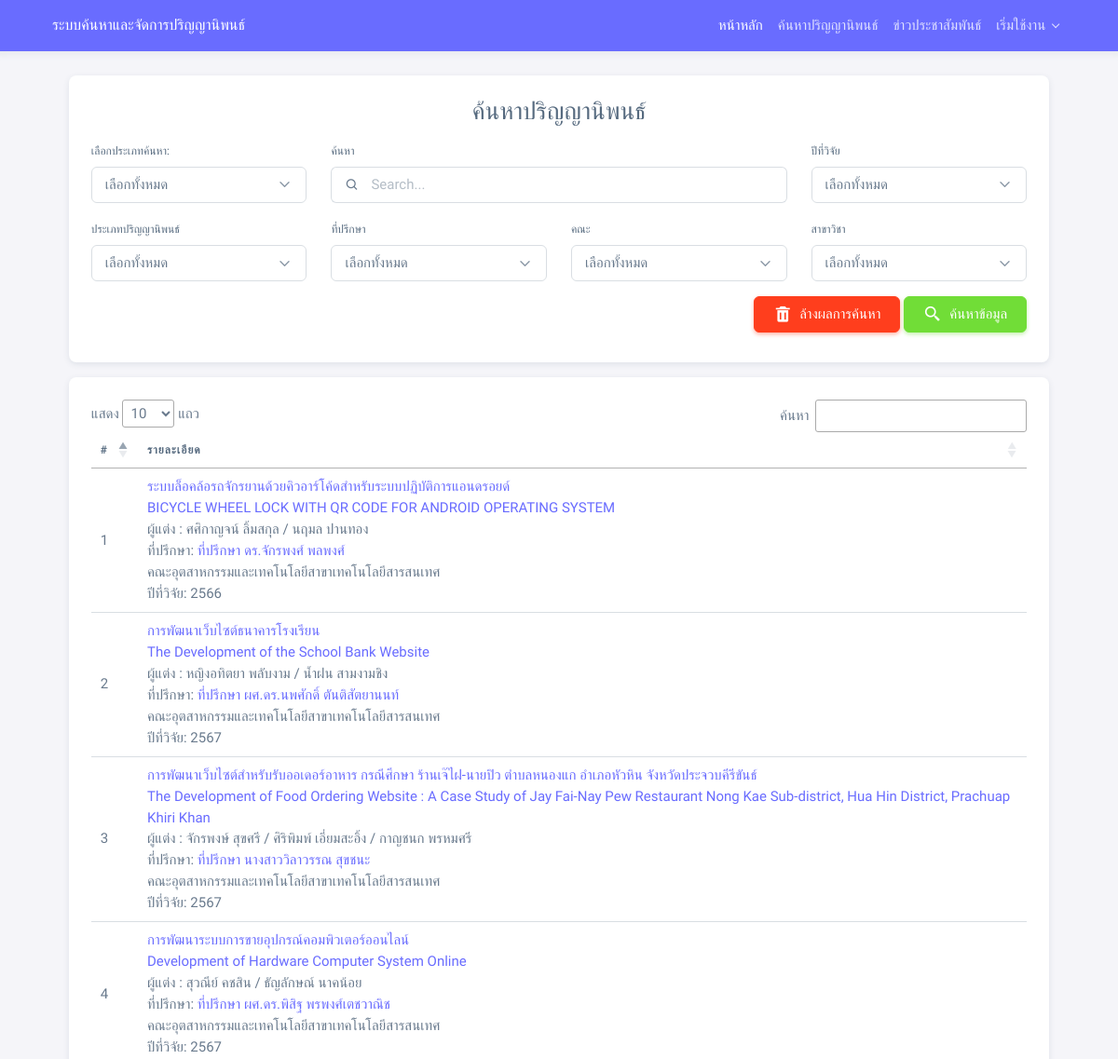
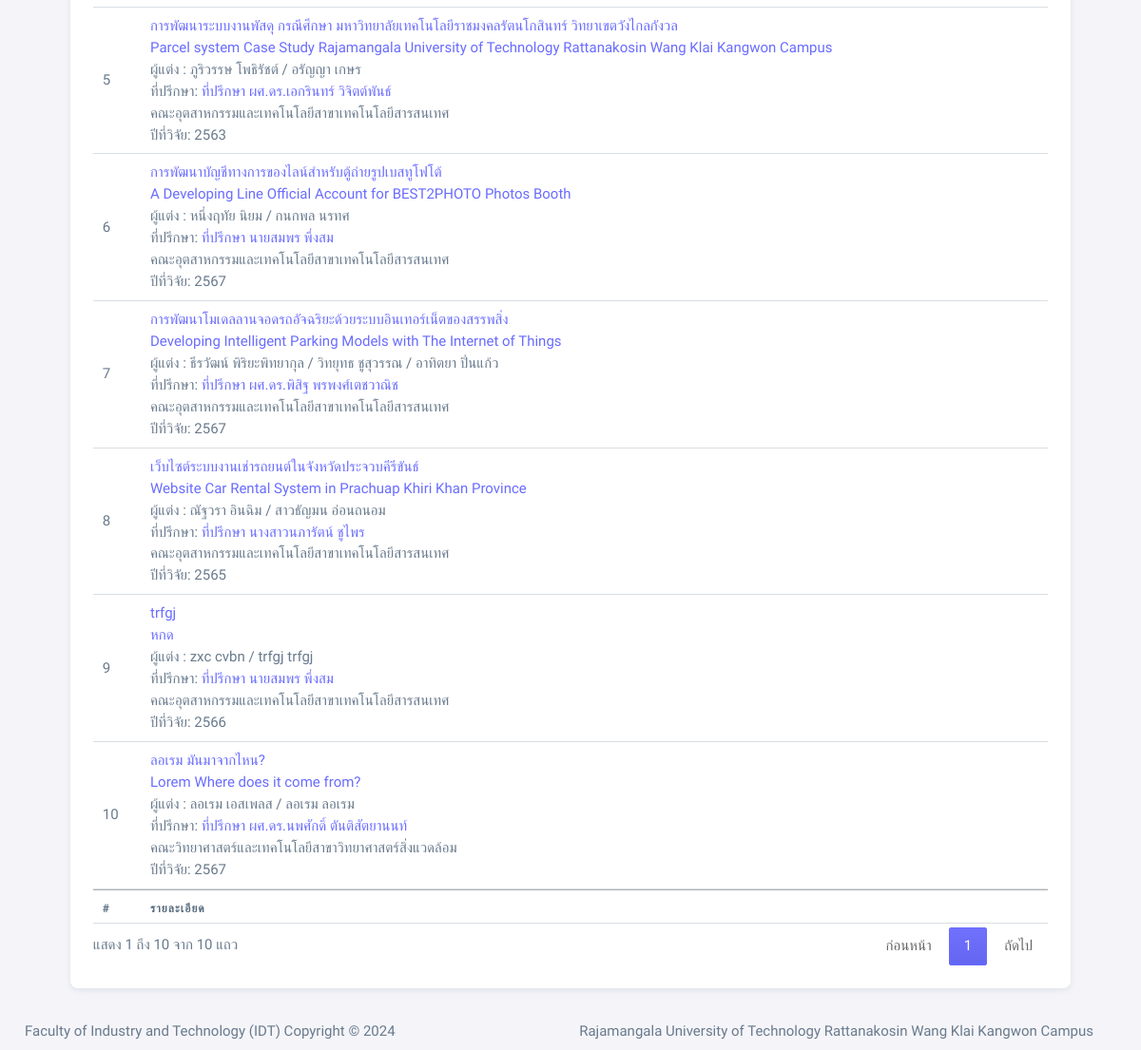
/searching.php, run on the app's committed database (2 pictures, top to bottom).
### tables this page shows
CREATE TABLE `thesis` (
  `thesis_id` int(11) NOT NULL COMMENT 'ไอดีงานวิจัย',
  `thesis_name1` varchar(255) DEFAULT NULL COMMENT 'ชื่องานวิจัยไทย',
  `thesis_name2` varchar(255) DEFAULT NULL COMMENT 'ชื่องานวิจัยอังกฤษ',
  `thesis_des` text DEFAULT NULL COMMENT 'รายละเอียดงานวิจัยคร่าวๆ',
  `thesis_keyword` varchar(255) DEFAULT NULL COMMENT 'คีย์เวิร์ด',
  `thesis_year` int(11) DEFAULT NULL COMMENT 'ปีที่วิจัย',
  `thesis_status` enum('0','1','2') NOT NULL COMMENT 'สถานะงานวิจัย 0รอยืนยัน 1ยืนยัแล้ว 2ไม่ยืนยันแก้ไขใหม่',
  `typethesis_id` int(11) DEFAULT NULL COMMENT 'ไอดีประเภทงานวิจัย',
  `Advisor_id` int(10) NOT NULL,
  `faculty_id` int(10) NOT NULL,
  `branch_id` int(10) NOT NULL,
  `thesis_file` varchar(255) NOT NULL,
  `m_id` int(10) NOT NULL COMMENT 'ไอดีผู้ลง',
  `thesis_view` int(10) NOT NULL,
  `thesis_reason` text NOT NULL COMMENT 'หมายเหตุกรณีงานวิจัยไม่ผ่าน'
);

### searching.php (the view, shortened to what this page needs)
<?php include('./head.php');
$where = "";
isset($_GET['search']) ? $search = $_GET['search'] : $search = "";
isset($_GET['searchType']) ? $searchType = $_GET['searchType'] : $searchType = "";
if ($searchType === 'thesis_name') {
  $where .= " AND (thesis.thesis_name1 LIKE '%" . $search . "%') ";
} elseif ($searchType === 'thesis_keyword') {
  $where .= " AND (thesis.thesis_keyword LIKE '%" . $search . "%') ";
} elseif ($searchType === 'thesis_des') {
  $where .= " AND (thesis.thesis_des LIKE '%" . $search . "%') ";
} elseif ($searchType === 'author') {
  $where .= " AND (CONCAT(author.author_name1, ' ', author.author_name2)  LIKE '%" . $search . "%') ";
} else {
  $where .= " AND (
                thesis.thesis_name1 LIKE '%" . $search . "%'
                OR thesis.thesis_name2 LIKE '%" . $search . "%'
                OR thesis.thesis_des LIKE '%" . $search . "%'
                OR thesis.thesis_keyword LIKE '%" . $search . "%'
             OR (CONCAT(author.author_name1, ' ', author.author_name2)  LIKE '%" . $search . "%')
              ) ";
}
$sql_search = "SELECT
thesis.thesis_id,
thesis.thesis_name1,
thesis.thesis_name2,
type_thesis.typethesis_name,
thesis.thesis_des,
thesis.thesis_keyword,
thesis.thesis_year,
thesis.thesis_view,
thesis.thesis_status,
thesis.thesis_file,
type_thesis.typethesis_id,
type_thesis.typethesis_name,
Advisor.Advisor_id,
prefix.prefix_id,
prefix.prefix_name,
COUNT(author.author_id) AS num_authors,
GROUP_CONCAT( CONCAT(author.author_name1, ' ', author.author_name2) SEPARATOR ' / ') AS author_full_names,
CONCAT('ที่ปรึกษา ',prefix.prefix_name,'', Advisor.Advisor_name1, ' ', Advisor.Advisor_name2) AS Advisor_full_name,
CONCAT('คณะ',faculty.faculty_name, 'สาขา', branch.branch_name) AS Agency
  FROM
      thesis
      JOIN
        type_thesis ON thesis.typethesis_id = type_thesis.typethesis_id
      JOIN
        Advisor ON thesis.Advisor_id = Advisor.Advisor_id
      JOIN
        author ON thesis.thesis_id = author.thesis_id
      JOIN
        prefix ON Advisor.prefix_id = prefix.prefix_id
      JOIN
        faculty ON thesis.faculty_id = faculty.faculty_id
      JOIN
        branch ON thesis.branch_id = branch.branch_id
  WHERE thesis.thesis_status = '1' {$where}
  GROUP BY
      thesis.thesis_id";
$result_search = mysqli_query($conn, $sql_search);
?>
<body>
  <div class="layout-wrapper layout-content-navbar layout-without-menu">
    <div class="layout-container">
      <div class="layout-page">
        <?php include('./navbar.php'); ?>
        <div class="content-wrapper">
          <div class="container-fluid flex-grow-1 container-p-y">
            <div class="col-lg-11 m-auto">
              <div class="card mb-3">
                <div class="card-body">
                  <div class="col-lg-12">
                    <div class="h3 text-center">
                      ค้นหาปริญญานิพนธ์
                    </div>
                  </div>
                  <div class="col-lg-12 mb-2">
                    <form action="<?= $_SERVER['PHP_SELF']; ?>" method="get">
                      <div class="row">
                        <div class="col-lg-3 col-sm-12">
                          <label class="form-label" for="searchType">เลือกประเภทค้นหา:</label>
                          <select id="searchType" name="searchType" class="form-select">
                            <option value="" <?= !empty($_GET['searchType']) ? htmlspecialchars($_GET['searchType']) : ''; ?>>เลือกทั้งหมด</option>
                          </select>
                        </div>
                        <div class="col-lg-6 col-sm-12 mb-3">
                          <label class="form-label" for="inputGroupSelect01">ค้นหา</label>
                          <div class="input-group input-group-merge">
                            <span class="input-group-text" id="basic-addon-search31"><i class="bx bx-search"></i></span>
                            <input name="search" type="text" class="form-control" placeholder="Search..." aria-label="Search..." aria-describedby="basic-addon-search31" value="<?= isset($_GET['search']) ? htmlspecialchars($_GET['search']) : ''; ?>" />
                          </div>
                        </div>
                        <div class="col-lg-3 col-sm-12 mb-3">
                          <label class="form-label" for="inputGroupSelect01">ปีที่วิจัย</label>
                          <select id="thesis_year" name="year" class="form-select select2" data-allow-clear="true">
                            <option selected value="">เลือกทั้งหมด</option>
                          </select>
                        </div>
                        <div class="col-lg-3 col-sm-12 mb-3">
                          <label class="form-label" for="inputGroupSelect01">ประเภทปริญญานิพนธ์</label>
                          <select name="typethesis" class="form-select">
                            <option selected value="">เลือกทั้งหมด</option>
                          </select>
                        </div>
                        <div class="col-lg-3 col-sm-12 mb-3">
                          <label class="form-label" for="inputGroupSelect01">ที่ปรึกษา</label>
                          <select name="advisor" class="form-select">
                            <option selected value="">เลือกทั้งหมด</option>
                          </select>
                        </div>
                        <div class="col-lg-3 col-sm-12 mb-3">
                          <label class="form-label" for="inputGroupSelect01">คณะ</label>
                          <select name="faculty" id="faculty" class="form-select">
                            <option selected value="">เลือกทั้งหมด</option>
                          </select>
                        </div>
                        <div class="col-lg-3 col-sm-12 mb-3">
                          <label class="form-label" for="inputGroupSelect01">สาขาวิชา</label>
                          <select name="branch" id="branch" class="form-select">
                            <option value="">เลือกทั้งหมด</option>
                          </select>
                        </div>
                      </div>
                      <div class="text-end">
                        <button type="button" class="btn btn-danger" onclick="clearGetParams()"><i class='bx bxs-trash menu-icon tf-icons'> </i>ล้างผลการค้นหา</button>
                        <button class="btn btn-success" type="submit"> <i class='bx bx-search-alt-2 menu-icon tf-icons'> </i> ค้นหาข้อมูล</button>
                      </div>
                    </form>
                  </div>
                </div>
              </div>
              <div class="card">
                <div class="card-body">
                  <table id="example" class="table" style="width:100%">
                    <thead>
                      <tr>
                        <th width="5%">#</th>
                        <th>รายละเอียด</th>
                      </tr>
                    </thead>
                    <tbody>
                      <?php
                      $SOLO = 1;
                      if ($result_search->num_rows > 0) {
                        while ($row_search = $result_search->fetch_assoc()) { ?>
                          <tr>
                            <td><?php echo $SOLO++ ?></td>
                            <td>
                              <div class="text-nowrap"><a href="thesis_detail.php?id=<?php echo $row_search["thesis_id"] ?>"><?php echo $row_search["thesis_name1"] ?></a></div>
                              <div><a href="thesis_detail.php?id=<?php echo $row_search["thesis_id"] ?>"><?php echo $row_search["thesis_name2"] ?></a></div>
                              <div>ผู้แต่ง : <?php echo $row_search["author_full_names"] ?></div>
                              ที่ปรึกษา: <a href="index.php?advisor=<?php echo $row_search['Advisor_id'] ?>"><?php echo $row_search["Advisor_full_name"] ?></a><br>
                              <?php echo ($row_search['Agency'] == null) ? "ไม่มีข้อมูล" : $row_search['Agency']; ?></a><br>
                              ปีที่วิจัย: <?php echo ($row_search['thesis_year'] == null) ? "ไม่มีข้อมูล" : $row_search['thesis_year']; ?></a><br>
                            </td>
                          </tr>
                      <?php }
                      }
                      ?>
                    </tbody>
                    <tfoot>
                      <tr>
                        <th width="5%">#</th>
                        <th>รายละเอียด</th>
                      </tr>
                    </tfoot>
                  </table>
                </div>
              </div>
            </div>
          </div>
          <?php include("./footer.php"); ?>
        </div>
      </div>
    </div>
  </div>
</body>
</html>

### data on the page
thesis: thesis_name1 "ระบบล็อคล้อรถจักรยานด้วยคิวอาร์โค้ดสำหรับระบบปฏิบัติการแอนดรอยด์", thesis_name2 "BICYCLE WHEEL LOCK WITH QR CODE FOR ANDROID OPERATING SYSTEM", author_full_names "ศศิกาญจน์ ลิ้มสกุล / นฤมล ปานทอง", Advisor_full_name "ที่ปรึกษา ดร.จักรพงศ์ พลพงศ์", Agency "คณะอุตสาหกรรมและเทคโนโลยีสาขาเทคโนโลยีสารสนเทศ", thesis_year "2566"
thesis: thesis_name1 "การพัฒนาเว็บไซต์ธนาคารโรงเรียน", thesis_name2 "The Development of the School Bank Website", author_full_names "หญิงอทิตยา พลับงาม / น้ำฝน สามงามชิง", Advisor_full_name "ที่ปรึกษา ผศ.ดร.นพศักดิ์ ตันติสัตยานนท์", Agency "คณะอุตสาหกรรมและเทคโนโลยีสาขาเทคโนโลยีสารสนเทศ", thesis_year "2567"
thesis: thesis_name1 "การพัฒนาเว็บไซต์สำหรับรับออเดอร์อาหาร กรณีศึกษา ร้านเจ๊ไฝ-นายปิว ตำบลหนองแก อำเภอหัวหิน จังหวัดประจวบคีรีขันธ์", thesis_name2 "The Development of Food Ordering Website : A Case Study of Jay Fai-Nay Pew Restaurant Nong Kae Sub-district, Hua Hin District, Prachuap Khiri Khan", author_full_names "จักรพงษ์ สุขศรี / ศิริพิมพ์ เอี่ยมสะอิ้ง / กาญชนก พรหมศรี", Advisor_full_name "ที่ปรึกษา นางสาววิลาวรรณ สุขชนะ", Agency "คณะอุตสาหกรรมและเทคโนโลยีสาขาเทคโนโลยีสารสนเทศ", thesis_year "2567"
thesis: thesis_name1 "การพัฒนาระบบการขายอุปกรณ์คอมพิวเตอร์ออนไลน์", thesis_name2 "Development of Hardware Computer System Online", author_full_names "สุวณีย์ คชสิน / ธัญลักษณ์ นาคน้อย", Advisor_full_name "ที่ปรึกษา ผศ.ดร.พิสิฐ พรพงศ์เตชวาณิช", Agency "คณะอุตสาหกรรมและเทคโนโลยีสาขาเทคโนโลยีสารสนเทศ", thesis_year "2567"
thesis: thesis_name1 "การพัฒนาระบบงานพัสดุ กรณีศึกษา มหาวิทยาลัยเทคโนโลยีราชมงคลรัตนโกสินทร์ วิทยาเขตวังไกลกังวล", thesis_name2 "Parcel system Case Study Rajamangala University of Technology Rattanakosin Wang Klai Kangwon Campus", author_full_names "ภูริวรรษ โพธิรัชต์ / อรัญญา เกษร", Advisor_full_name "ที่ปรึกษา ผศ.ดร.เอกรินทร์ วิจิตต์พันธ์", Agency "คณะอุตสาหกรรมและเทคโนโลยีสาขาเทคโนโลยีสารสนเทศ", thesis_year "2563"
thesis: thesis_name1 "การพัฒนาบัญชีทางการของไลน์สำหรับตู้ถ่ายรูปเบสทูโฟโต้", thesis_name2 "A Developing Line Official Account for BEST2PHOTO Photos Booth", author_full_names "หนึ่งฤทัย นิยม / กนกพล นรทศ", Advisor_full_name "ที่ปรึกษา นายสมพร พึ่งสม", Agency "คณะอุตสาหกรรมและเทคโนโลยีสาขาเทคโนโลยีสารสนเทศ", thesis_year "2567"
thesis: thesis_name1 "การพัฒนาโมเดลลานจอดรถอัจฉริยะด้วยระบบอินเทอร์เน็ตของสรรพสิ่ง", thesis_name2 "Developing Intelligent Parking Models with The Internet of Things", author_full_names "ธีรวัฒน์ พิริยะพิทยากุล / วิทยุทธ ชูสุวรรณ / อาทิตยา ปิ่นแก้ว", Advisor_full_name "ที่ปรึกษา ผศ.ดร.พิสิฐ พรพงศ์เตชวาณิช", Agency "คณะอุตสาหกรรมและเทคโนโลยีสาขาเทคโนโลยีสารสนเทศ", thesis_year "2567"
thesis: thesis_name1 "เว็บไซต์ระบบงานเช่ารถยนต์ในจังหวัดประจวบคีรีขันธ์", thesis_name2 "Website Car Rental System in Prachuap Khiri Khan Province", author_full_names "ณัฐวรา อินฉิม / สาวธัญมน อ่อนถนอม", Advisor_full_name "ที่ปรึกษา นางสาวนภารัตน์ ชูไพร", Agency "คณะอุตสาหกรรมและเทคโนโลยีสาขาเทคโนโลยีสารสนเทศ", thesis_year "2565"
thesis: thesis_name1 "trfgj", thesis_name2 "หกด", author_full_names "zxc cvbn / trfgj trfgj", Advisor_full_name "ที่ปรึกษา นายสมพร พึ่งสม", Agency "คณะอุตสาหกรรมและเทคโนโลยีสาขาเทคโนโลยีสารสนเทศ", thesis_year "2566"
thesis: thesis_name1 "ลอเรม มันมาจากไหน?", thesis_name2 "Lorem Where does it come from?", author_full_names "ลอเรม เอสเพลส / ลอเรม ลอเรม", Advisor_full_name "ที่ปรึกษา ผศ.ดร.นพศักดิ์ ตันติสัตยานนท์", Agency "คณะวิทยาศาสตร์และเทคโนโลยีสาขาวิทยาศาสตร์สิ่งแวดล้อม", thesis_year "2567"
